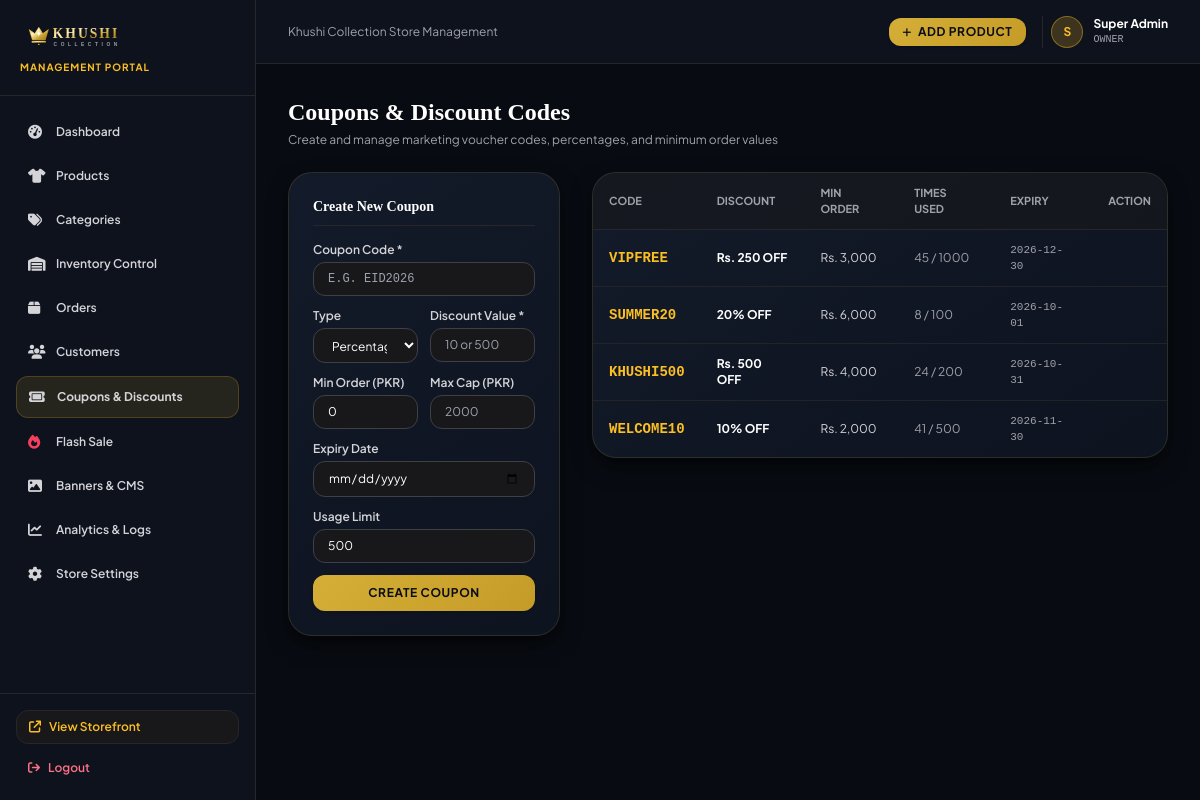
Before: /admin/coupons (signed in) with the older database file.
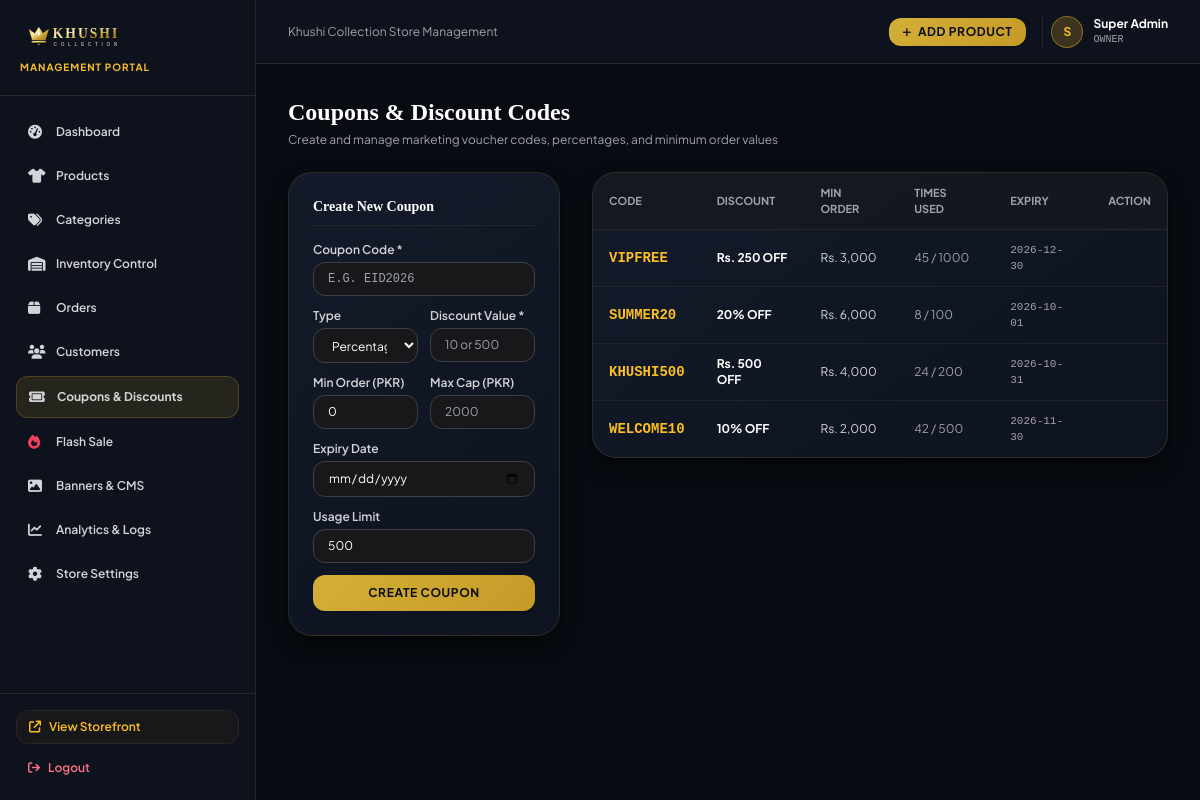
After: the same page with the newer database file.
### tables this page shows
CREATE TABLE coupons (
        id INTEGER PRIMARY KEY AUTOINCREMENT,
        code TEXT UNIQUE NOT NULL,
        discount_type TEXT DEFAULT 'percentage',
        discount_value REAL NOT NULL,
        min_order_amount REAL DEFAULT 0,
        max_discount REAL,
        expiry_date TEXT,
        usage_limit INTEGER DEFAULT 1000,
        times_used INTEGER DEFAULT 0,
        is_active INTEGER DEFAULT 1,
        created_at TIMESTAMP DEFAULT CURRENT_TIMESTAMP
    );

### routes/admin.py (the view, shortened to what this page needs)
@admin_bp.route('/coupons', methods=['GET', 'POST'])
@admin_required(['super_admin', 'manager'])
def coupons():
    coupons_list = query_db('SELECT * FROM coupons ORDER BY id DESC')
    return render_template('admin/coupons/index.html', coupons=coupons_list)

### database.py (called while the page is built)
def get_db():
    try:
        conn = sqlite3.connect(DATABASE_PATH, timeout=30.0)
        conn.row_factory = sqlite3.Row
        conn.execute("PRAGMA foreign_keys = ON")
        try:
            conn.execute("PRAGMA journal_mode = WAL")
        except Exception:
            try:
                conn.execute("PRAGMA journal_mode = DELETE")
            except Exception:
                pass
        return conn
    except Exception:
        conn = sqlite3.connect(":memory:", timeout=30.0)
        conn.row_factory = sqlite3.Row
        return conn

def query_db(query, args=(), one=False):
    conn = get_db()
    cur = conn.cursor()
    cur.execute(query, args)
    rv = cur.fetchall()
    conn.close()
    return (rv[0] if rv else None) if one else rv

### templates/admin/coupons/index.html (shortened to what the changed rows need)
{% extends 'admin/base.html' %}
{% block content %}
<div class="space-y-6">
    <div class="flex items-center justify-between">
        <div>
            <h1 class="text-2xl font-serif font-bold text-white">Coupons & Discount Codes</h1>
        </div>
    </div>
    <div class="grid grid-cols-1 lg:grid-cols-12 gap-8">
        <div class="lg:col-span-8">
            <div class="luxury-card rounded-3xl overflow-hidden">
                <table class="w-full text-left text-xs text-zinc-300">
                    <thead class="text-zinc-400 uppercase font-semibold border-b border-zinc-800 bg-zinc-900/60 text-[11px]">
                        <tr>
                            <th class="py-3 px-4">Code</th>
                            <th class="py-3 px-4">Discount</th>
                            <th class="py-3 px-4">Min Order</th>
                            <th class="py-3 px-4">Times Used</th>
                            <th class="py-3 px-4">Expiry</th>
                            <th class="py-3 px-4 text-right">Action</th>
                        </tr>
                    </thead>
                    <tbody class="divide-y divide-zinc-800/80">
                        {% for c in coupons %}
                        <tr class="hover:bg-zinc-800/30 transition">
                            <td class="py-3 px-4 font-mono font-bold text-amber-400 text-sm">{{ c.code }}</td>
                            <td class="py-3 px-4 font-bold text-white">
                                {% if c.discount_type == 'percentage' %}
                                {{ c.discount_value|int }}% OFF
                                {% else %}
                                Rs. {{ "{:,}".format(c.discount_value|int) }} OFF
                                {% endif %}
                            </td>
                            <td class="py-3 px-4">Rs. {{ "{:,}".format(c.min_order_amount|int) }}</td>
                            <td class="py-3 px-4 text-zinc-400">{{ c.times_used }} / {{ c.usage_limit }}</td>
                            <td class="py-3 px-4 font-mono text-[11px] text-zinc-400">{{ c.expiry_date or 'No Expiry' }}</td>
                            <td class="py-3 px-4 text-right">
                            </td>
                        </tr>
                        {% endfor %}
                    </tbody>
                </table>
            </div>
        </div>
    </div>
</div>
{% endblock %}

Changed rows visible on the page:
changed coupons "WELCOME10": times_used "41" → "42"
